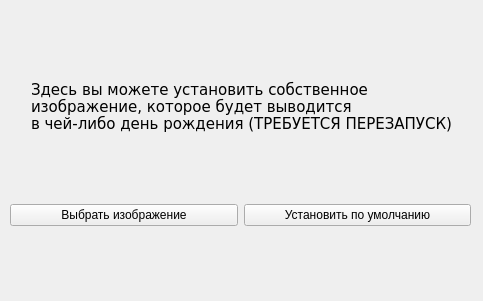
<?xml version="1.0" encoding="UTF-8"?>
<ui version="4.0">
 <class>Form</class>
 <widget class="QWidget" name="Form">
  <property name="geometry">
   <rect>
    <x>0</x>
    <y>0</y>
    <width>483</width>
    <height>301</height>
   </rect>
  </property>
  <property name="windowTitle">
   <string>Настр. изображения</string>
  </property>
  <widget class="QWidget" name="horizontalLayoutWidget">
   <property name="geometry">
    <rect>
     <x>10</x>
     <y>170</y>
     <width>461</width>
     <height>91</height>
    </rect>
   </property>
   <layout class="QHBoxLayout" name="horizontalLayout">
    <item>
     <widget class="QPushButton" name="select">
      <property name="text">
       <string>Выбрать изображение</string>
      </property>
     </widget>
    </item>
    <item>
     <widget class="QPushButton" name="set_default">
      <property name="text">
       <string>Установить по умолчанию</string>
      </property>
     </widget>
    </item>
   </layout>
  </widget>
  <widget class="QLabel" name="label">
   <property name="geometry">
    <rect>
     <x>31</x>
     <y>31</y>
     <width>431</width>
     <height>151</height>
    </rect>
   </property>
   <property name="font">
    <font>
     <family>Verdana</family>
     <pointsize>11</pointsize>
    </font>
   </property>
   <property name="text">
    <string>Здесь вы можете установить собственное
изображение, которое будет выводится
в чей-либо день рождения (ТРЕБУЕТСЯ ПЕРЕЗАПУСК)</string>
   </property>
  </widget>
 </widget>
 <resources/>
 <connections/>
</ui>
